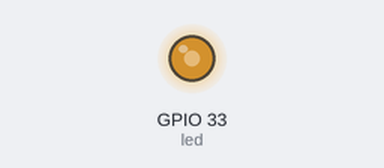
Bench run of a sketch on a simulated ESP32. On the bench: output pins drawn as LEDs (lit = HIGH).

Above: at 0.63 s.
Timing chart, 0 to 40.0 s (numbered marks = the images above):
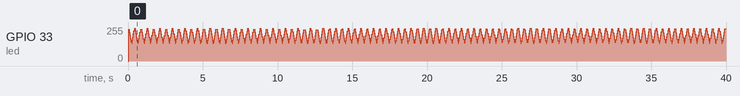

The sketch:

221023-pwm-manual.ino
```cpp
//呼吸灯，手动模拟PWM
const int led = 33;
const int cnt = 100;
void setup() {
  pinMode(led, OUTPUT);
}

void loop() {
  for(int i=0;i<=cnt;i++){
    for(int j=0;j<10;j++){
      digitalWrite(led, LOW);
      delayMicroseconds(i);
      digitalWrite(led, HIGH);
      delayMicroseconds(cnt*2-i);
    }
  }
  for(int i=cnt;i>=0;i--){
    for(int j=0;j<10;j++){
      digitalWrite(led, LOW);
      delayMicroseconds(i);
      digitalWrite(led, HIGH);
      delayMicroseconds(cnt*2-i);
    }
  }
}
```
